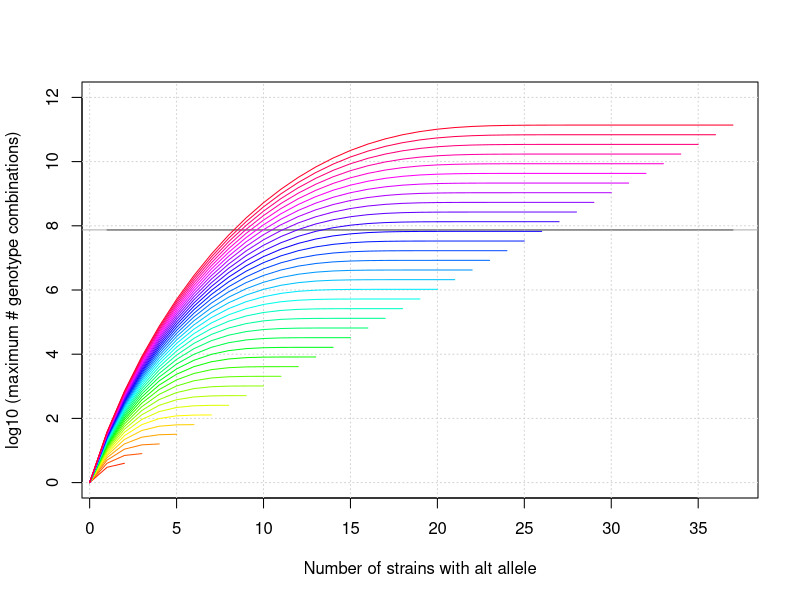
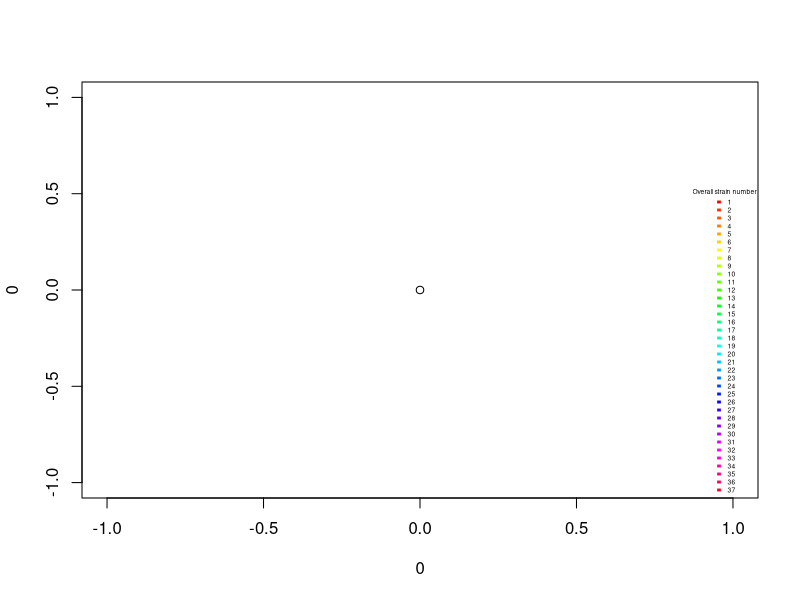

Reproduce these figures in R, in order.
 
pdf("results/max_num_comb.pdf",width=5,height=5)
plot(1:37,rep(log10(74480058),times=37),type='l',ylim=c(0,12),ylab='log10 (maximum # genotype combinations)',xlab="Number of strains with alt allele")
add=TRUE
grid(col = "lightgray", lty = "dotted")
abline(h=log10(74480058),col="darkgray")
#abline(h=log10(9*74480058/10),col="darkgray")
#abline(h=log10(74480058/2),col="darkgray")
#abline(h=log10(74480058/10),col="darkgray")
#abline(h=log10(74480058/100),col="darkgray")

max_combinations <- rep(1,times=37)
for(num_strains in 2:37){
  prec_numbers <- choose(num_strains,0:num_strains)
  #lines(0:num_strains,log10(choose(num_strains,0:num_strains)),type="l")
  summed_numbers <- rep(1,times=length(prec_numbers))
  for(i in 1:num_strains+1){
      summed_numbers[i] <- summed_numbers[i-1]+prec_numbers[i]
      print(summed_numbers[i-1]+prec_numbers[i])
  }
  max_combinations[num_strains] <- summed_numbers[num_strains+1]
  lines(0:num_strains,log10(summed_numbers),type="l",col=rainbow(37)[num_strains])
}
dev.off()

pdf("results/legend.pdf")
plot(0,0)
legend_labels <- 1:37
legend("bottomright",fill=rainbow(37),title="Overall strain number",legend=legend_labels,cex=0.4,border="white",bty="n")
dev.off()